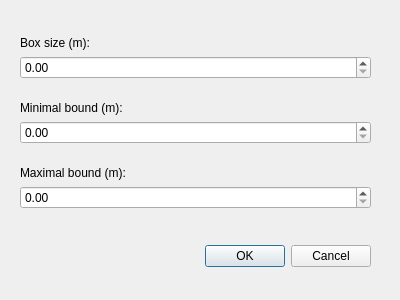
<?xml version="1.0" encoding="UTF-8"?>
<ui version="4.0">
 <class>BoundDialog</class>
 <widget class="QDialog" name="BoundDialog">
  <property name="geometry">
   <rect>
    <x>0</x>
    <y>0</y>
    <width>400</width>
    <height>300</height>
   </rect>
  </property>
  <property name="windowTitle">
   <string>Dialog</string>
  </property>
  <widget class="QDialogButtonBox" name="buttonBox">
   <property name="geometry">
    <rect>
     <x>30</x>
     <y>240</y>
     <width>341</width>
     <height>32</height>
    </rect>
   </property>
   <property name="orientation">
    <enum>Qt::Horizontal</enum>
   </property>
   <property name="standardButtons">
    <set>QDialogButtonBox::Cancel|QDialogButtonBox::Ok</set>
   </property>
  </widget>
  <widget class="QWidget" name="verticalLayoutWidget">
   <property name="geometry">
    <rect>
     <x>20</x>
     <y>30</y>
     <width>351</width>
     <height>187</height>
    </rect>
   </property>
   <layout class="QVBoxLayout" name="verticalLayout_2">
    <item>
     <layout class="QVBoxLayout" name="verticalLayout_5">
      <item>
       <widget class="QLabel" name="boxsize_label">
        <property name="sizePolicy">
         <sizepolicy hsizetype="Preferred" vsizetype="Fixed">
          <horstretch>0</horstretch>
          <verstretch>0</verstretch>
         </sizepolicy>
        </property>
        <property name="text">
         <string>Box size (m):</string>
        </property>
       </widget>
      </item>
      <item>
       <widget class="QDoubleSpinBox" name="boxsize_val">
        <property name="sizePolicy">
         <sizepolicy hsizetype="Preferred" vsizetype="Fixed">
          <horstretch>0</horstretch>
          <verstretch>0</verstretch>
         </sizepolicy>
        </property>
        <property name="maximum">
         <double>100000.000000000000000</double>
        </property>
       </widget>
      </item>
     </layout>
    </item>
    <item>
     <spacer name="verticalSpacer_2">
      <property name="orientation">
       <enum>Qt::Vertical</enum>
      </property>
      <property name="sizeType">
       <enum>QSizePolicy::Fixed</enum>
      </property>
      <property name="sizeHint" stdset="0">
       <size>
        <width>20</width>
        <height>10</height>
       </size>
      </property>
     </spacer>
    </item>
    <item>
     <layout class="QVBoxLayout" name="verticalLayout_3">
      <item>
       <widget class="QLabel" name="boundmin_label">
        <property name="sizePolicy">
         <sizepolicy hsizetype="Preferred" vsizetype="Fixed">
          <horstretch>0</horstretch>
          <verstretch>0</verstretch>
         </sizepolicy>
        </property>
        <property name="text">
         <string>Minimal bound (m):</string>
        </property>
       </widget>
      </item>
      <item>
       <widget class="QDoubleSpinBox" name="boundmin_val">
        <property name="sizePolicy">
         <sizepolicy hsizetype="Preferred" vsizetype="Fixed">
          <horstretch>0</horstretch>
          <verstretch>0</verstretch>
         </sizepolicy>
        </property>
        <property name="maximum">
         <double>10000.000000000000000</double>
        </property>
       </widget>
      </item>
     </layout>
    </item>
    <item>
     <spacer name="verticalSpacer">
      <property name="orientation">
       <enum>Qt::Vertical</enum>
      </property>
      <property name="sizeType">
       <enum>QSizePolicy::Fixed</enum>
      </property>
      <property name="sizeHint" stdset="0">
       <size>
        <width>20</width>
        <height>10</height>
       </size>
      </property>
     </spacer>
    </item>
    <item>
     <layout class="QVBoxLayout" name="verticalLayout_4">
      <item>
       <widget class="QLabel" name="boundmax_label">
        <property name="sizePolicy">
         <sizepolicy hsizetype="Preferred" vsizetype="Fixed">
          <horstretch>0</horstretch>
          <verstretch>0</verstretch>
         </sizepolicy>
        </property>
        <property name="text">
         <string>Maximal bound (m):</string>
        </property>
       </widget>
      </item>
      <item>
       <widget class="QDoubleSpinBox" name="boundmax_val">
        <property name="maximum">
         <double>10000.000000000000000</double>
        </property>
       </widget>
      </item>
     </layout>
    </item>
   </layout>
  </widget>
 </widget>
 <resources/>
 <connections>
  <connection>
   <sender>buttonBox</sender>
   <signal>accepted()</signal>
   <receiver>BoundDialog</receiver>
   <slot>accept()</slot>
   <hints>
    <hint type="sourcelabel">
     <x>248</x>
     <y>254</y>
    </hint>
    <hint type="destinationlabel">
     <x>157</x>
     <y>274</y>
    </hint>
   </hints>
  </connection>
  <connection>
   <sender>buttonBox</sender>
   <signal>rejected()</signal>
   <receiver>BoundDialog</receiver>
   <slot>reject()</slot>
   <hints>
    <hint type="sourcelabel">
     <x>316</x>
     <y>260</y>
    </hint>
    <hint type="destinationlabel">
     <x>286</x>
     <y>274</y>
    </hint>
   </hints>
  </connection>
 </connections>
</ui>
